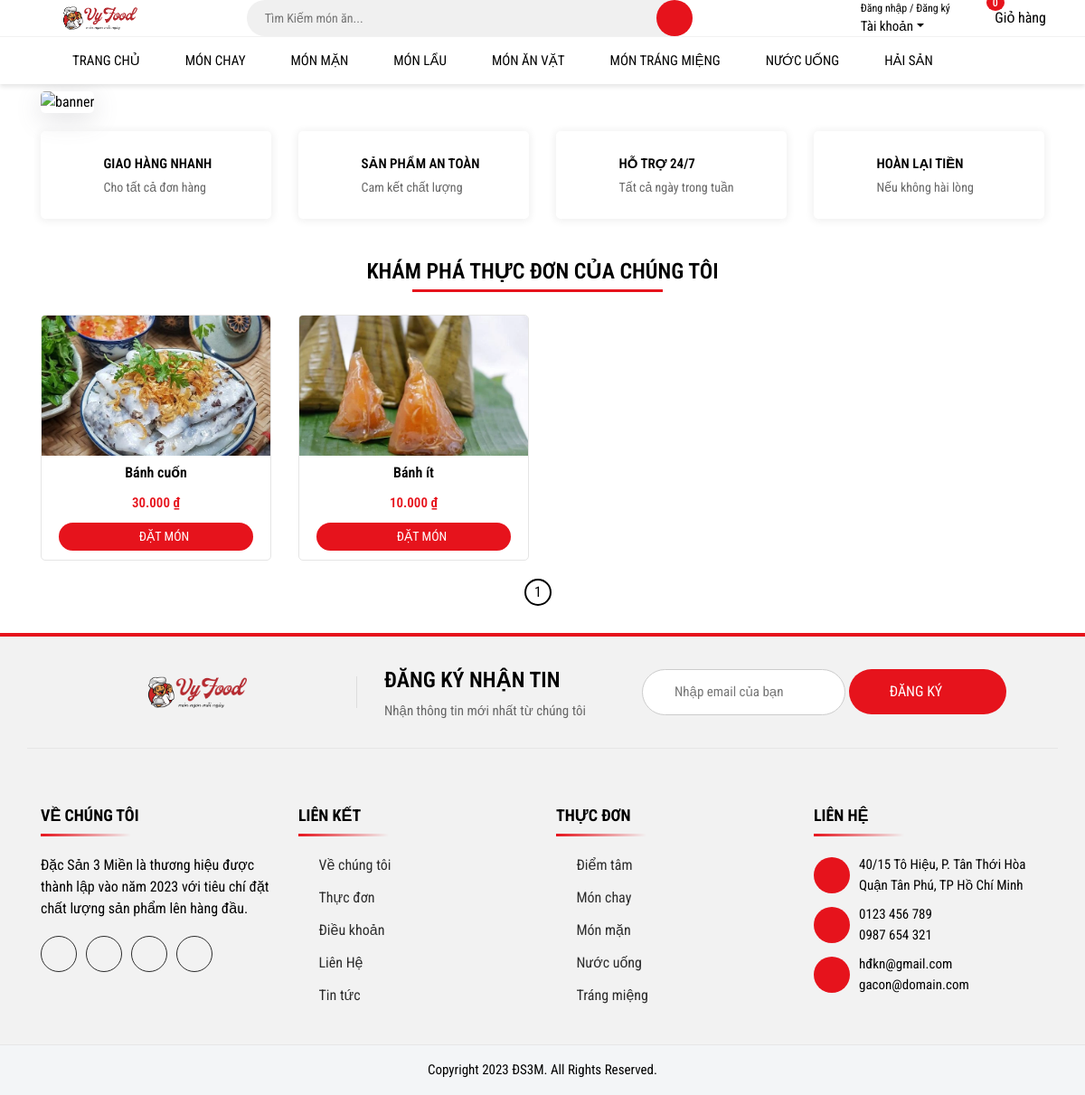
Screenshot of /?page=2 with the database file from the repository.
### tables this page shows
CREATE TABLE `sanpham` (
  `ID` int(11) NOT NULL,
  `Name` varchar(255) NOT NULL,
  `Image` varchar(255) NOT NULL,
  `Price` int(255) NOT NULL,
  `Describtion` varchar(255) NOT NULL,
  `Amount` int(255) NOT NULL,
  `Type` enum('món chay','món mặn','món lẩu','món ăn vặt','món tráng miệng','nước uống','hải sản') NOT NULL
);

### index.php (the view, shortened to what this page needs)
<!DOCTYPE html>
<html lang="en">
  <head>
    <link
      rel="stylesheet"
      href="https://cdn.jsdelivr.net/npm/bootstrap@4.0.0/dist/css/bootstrap.min.css"
    />
    <link
      rel="stylesheet"
      href="assets/font-awesome-pro-v6-6.2.0/css/all.min.css"
    />
    <link rel="stylesheet" href="assets/css/base.css" />
    <link rel="stylesheet" href="assets/css/style.css" />
  </head>
  <body>
    <?php
    include "includes/header.php";
    ?>
    <div class="Banner">
      <div class="container">
        <div class="inner-img">
          <img src="assets/img/banner.jpg" alt="banner" />
        </div>
      </div>
    </div>
    <div class="Service">
      <div class="container">
        <div class="row">
          <div class="col-xl-3 col-lg-3 col-md-6 col-sm-6 col-12">
            <div class="inner-item">
              <div class="inner-icon">
                <i class="fa-solid fa-truck-fast"></i>
              </div>
              <div class="inner-info">
                <div class="inner-chu1">GIAO HÀNG NHANH</div>
                <div class="inner-chu2">Cho tất cả đơn hàng</div>
              </div>
            </div>
          </div>
          <div class="col-xl-3 col-lg-3 col-md-6 col-sm-6 col-12">
            <div class="inner-item">
              <div class="inner-icon">
                <i class="fa-solid fa-shield-heart"></i>
              </div>
              <div class="inner-info">
                <div class="inner-chu1">SẢN PHẨM AN TOÀN</div>
                <div class="inner-chu2">Cam kết chất lượng</div>
              </div>
            </div>
          </div>
          <div class="col-xl-3 col-lg-3 col-md-6 col-sm-6 col-12">
            <div class="inner-item">
              <div class="inner-icon">
                <i class="fa-solid fa-headset"></i>
              </div>
              <div class="inner-info">
                <div class="inner-chu1">HỖ TRỢ 24/7</div>
                <div class="inner-chu2">Tất cả ngày trong tuần</div>
              </div>
            </div>
          </div>
          <div class="col-xl-3 col-lg-3 col-md-6 col-sm-6 col-12">
            <div class="inner-item">
              <div class="inner-icon">
                <i class="fa-solid fa-coins"></i>
              </div>
              <div class="inner-info">
                <div class="inner-chu1">HOÀN LẠI TIỀN</div>
                <div class="inner-chu2">Nếu không hài lòng</div>
              </div>
            </div>
          </div>
        </div>
      </div>
    </div>
    <?php
    include "connect.php";
    $limit = 12;
    $page = isset($_GET['page']) ? (int)$_GET['page'] : 1;
    $page = max($page, 1);
    $offset = ($page - 1) * $limit;
    $stmt = $conn->prepare("SELECT * FROM sanpham LIMIT ? OFFSET ?");
    $stmt->bind_param("ii", $limit, $offset);
    $stmt->execute();
    $result = $stmt->get_result();
?>
      <div class="Products">
          <div class="container">
              <div class="row">
                  <div class="col-xl-12">
                      <div class="inner-title">Khám phá thực đơn của chúng tôi</div>
                  </div>
                  <?php while ($row = $result->fetch_assoc()): ?>
                  <div class="col-xl-3 col-lg-3 col-md-4 col-sm-6 col-12">
                      <div class="inner-item">
                          <a href="chitietsp.php?id=<?= $row['ID']; ?>" class="inner-img">
                              <img src="<?= htmlspecialchars($row['Image']); ?>" />
                          </a>
                          <div class="inner-info">
                              <div class="inner-ten"><?= htmlspecialchars($row['Name']); ?></div>
                              <div class="inner-gia"><?= number_format($row['Price']); ?>.000 ₫</div>
                              <a href="chitietsp.php?id=<?= $row['ID']; ?>" class="inner-muahang">
                                  <i class="fa-solid fa-cart-plus"></i> ĐẶT MÓN
                              </a>
                          </div>
                      </div>
                  </div>
                  <?php endwhile; ?>
              </div>
          </div>
      </div>
<div class="Pagination">
    <div class="container">
        <ul>
            <?php
            if ($page >= 1) {
                echo '<li><a href="?page=1" class="inner-trang">1</a></li>';
            }
            ?>
        </ul>
    </div>
</div>
    <?php
    include_once "includes/footer.php";
     ?>

### assets/css/base.css (style rules this page uses)
:root { --color-text: #000000; --color-bg1: #0D5432; --color-bg2: #E6131C; --font: "Roboto Condensed", sans-serif; }
a { text-decoration: none; }
body { color: var(--color-text); font-family: var(--font); overflow-x: hidden; }

### assets/css/style.css (style rules this page uses)
.Banner { padding-top: 60px; padding-bottom: 10px; }
.Banner img { width: 100%; height: auto; object-fit: cover; border-radius: 5px; box-shadow: rgba(100, 100, 111, 0.2) 0px 7px 29px 0px; }
.Service { padding: 10px 0px; }
.Service .inner-item { display: flex; align-items: center; box-shadow: 0px 1px 9px 2px #f1f1f1; padding: 20px; border-radius: 5px; }
.Service .inner-icon { color: var(--color-bg2); font-size: 38px; margin-right: 20px; }
.Service .inner-chu1 { font-size: 15px; font-weight: 600; margin-bottom: 4px; }
.Service .inner-chu2 { font-size: 14px; color: #666666; }
.Products { padding-top: 30px; padding-bottom: 0; }
.Products .inner-title { font-size: 24px; font-weight: 600; text-align: center; text-transform: uppercase; margin-bottom: 30px; position: relative; }
.Products .inner-title::after { content: ""; position: absolute; bottom: -5px; left: 37%; width: 25%; height: 3px; background: var(--color-bg2); }
.Products .inner-item { border: 1px solid #e5e5e5; border-radius: 5px; overflow: hidden; padding-bottom: 10px; margin-bottom: 20px; }
.Products .inner-img { overflow: hidden; display: inline-block; width: 100%; }
.Products .inner-img img { width: 100%; height: 155px; object-fit: cover; transition: all 0.4s ease; }
.Products .inner-info { text-align: center; }
.Products .inner-ten { font-size: 16px; font-weight: 600; margin-bottom: 10px; }
.Products .inner-gia { color: var(--color-bg2); font-size: 15px; font-weight: 600; margin-bottom: 10px; }
.Products .inner-muahang { color: #fff; font-size: 14px; width: 85%; padding: 5px; background: var(--color-bg2); border-radius: 45px; border: none; outline: none; cursor: pointer; display: inline-block; }
.Products .inner-muahang i { margin-right: 4px; }
.Pagination ul { list-style-type: none; padding: 0; margin: 0; display: flex; justify-content: center; align-items: center; margin-bottom: 30px; }
.Pagination .inner-trang { background: #fff; color: var(--color-text); width: 30px; height: 30px; border-radius: 50%; margin-right: 10px; border: 2px solid #000; display: flex; align-items: center; justify-content: center; cursor: pointer; }

### rows the page displays
sanpham: shows a picture, Name "Bánh cuốn", Price "30"
sanpham: shows a picture, Name "Bánh ít", Price "10"
